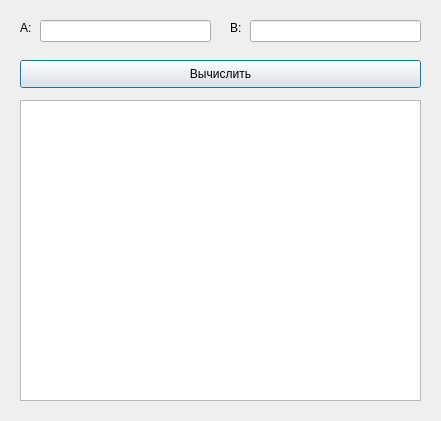
<?xml version="1.0" encoding="UTF-8"?>
<ui version="4.0">
 <class>Dialog</class>
 <widget class="QDialog" name="Dialog">
  <property name="geometry">
   <rect>
    <x>0</x>
    <y>0</y>
    <width>441</width>
    <height>421</height>
   </rect>
  </property>
  <property name="windowTitle">
   <string>Dialog</string>
  </property>
  <widget class="QLabel" name="labelA">
   <property name="geometry">
    <rect>
     <x>20</x>
     <y>20</y>
     <width>21</width>
     <height>16</height>
    </rect>
   </property>
   <property name="text">
    <string>A:</string>
   </property>
  </widget>
  <widget class="QLabel" name="labelB">
   <property name="geometry">
    <rect>
     <x>230</x>
     <y>20</y>
     <width>16</width>
     <height>16</height>
    </rect>
   </property>
   <property name="text">
    <string>B:</string>
   </property>
  </widget>
  <widget class="QLineEdit" name="lineEditA">
   <property name="geometry">
    <rect>
     <x>40</x>
     <y>20</y>
     <width>171</width>
     <height>22</height>
    </rect>
   </property>
  </widget>
  <widget class="QLineEdit" name="lineEditB">
   <property name="geometry">
    <rect>
     <x>250</x>
     <y>20</y>
     <width>171</width>
     <height>22</height>
    </rect>
   </property>
  </widget>
  <widget class="QPushButton" name="pushButton">
   <property name="geometry">
    <rect>
     <x>20</x>
     <y>60</y>
     <width>401</width>
     <height>28</height>
    </rect>
   </property>
   <property name="text">
    <string>Вычислить</string>
   </property>
  </widget>
  <widget class="QListWidget" name="listWidget">
   <property name="geometry">
    <rect>
     <x>20</x>
     <y>100</y>
     <width>401</width>
     <height>301</height>
    </rect>
   </property>
  </widget>
 </widget>
 <resources/>
 <connections>
  <connection>
   <sender>pushButton</sender>
   <signal>clicked()</signal>
   <receiver>Dialog</receiver>
   <slot>calculate()</slot>
   <hints>
    <hint type="sourcelabel">
     <x>220</x>
     <y>73</y>
    </hint>
    <hint type="destinationlabel">
     <x>220</x>
     <y>210</y>
    </hint>
   </hints>
  </connection>
 </connections>
 <slots>
  <slot>calculate()</slot>
 </slots>
</ui>
